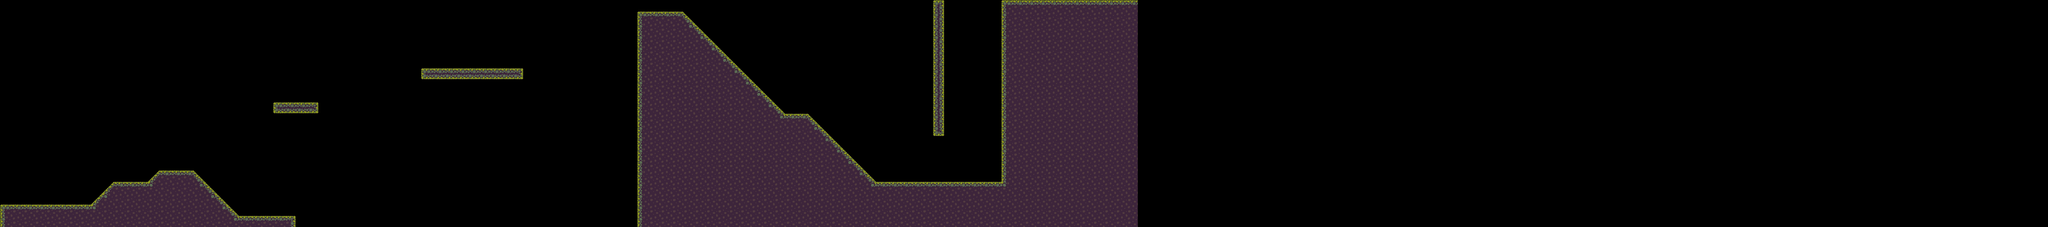

The image is a tile-based game level rendered from a .tmx file. Its description and source (layers, tilesets, objects; grid data summarised) follow:
An orthogonal 180x20 tile map with 32x32 px tiles, 1 tile layer (Tile Layer 1) and 1 object (enemy).

<map version="1.10" tiledversion="1.10.2" orientation="orthogonal" renderorder="right-down" width="180" height="20" tilewidth="32" tileheight="32" infinite="0" nextlayerid="3" nextobjectid="3">
 <tileset firstgid="1" source="based.tsx" />
 <layer id="1" name="Tile Layer 1" width="180" height="20">
  <data>[3600 cells, 659 non-empty, 15 distinct tile ids]</data>
 </layer>
 <objectgroup id="2" name="Objects">
  <object id="2" name="enemy" x="934.56" y="606.844">
   <point />
  </object>
 </objectgroup>
</map>
